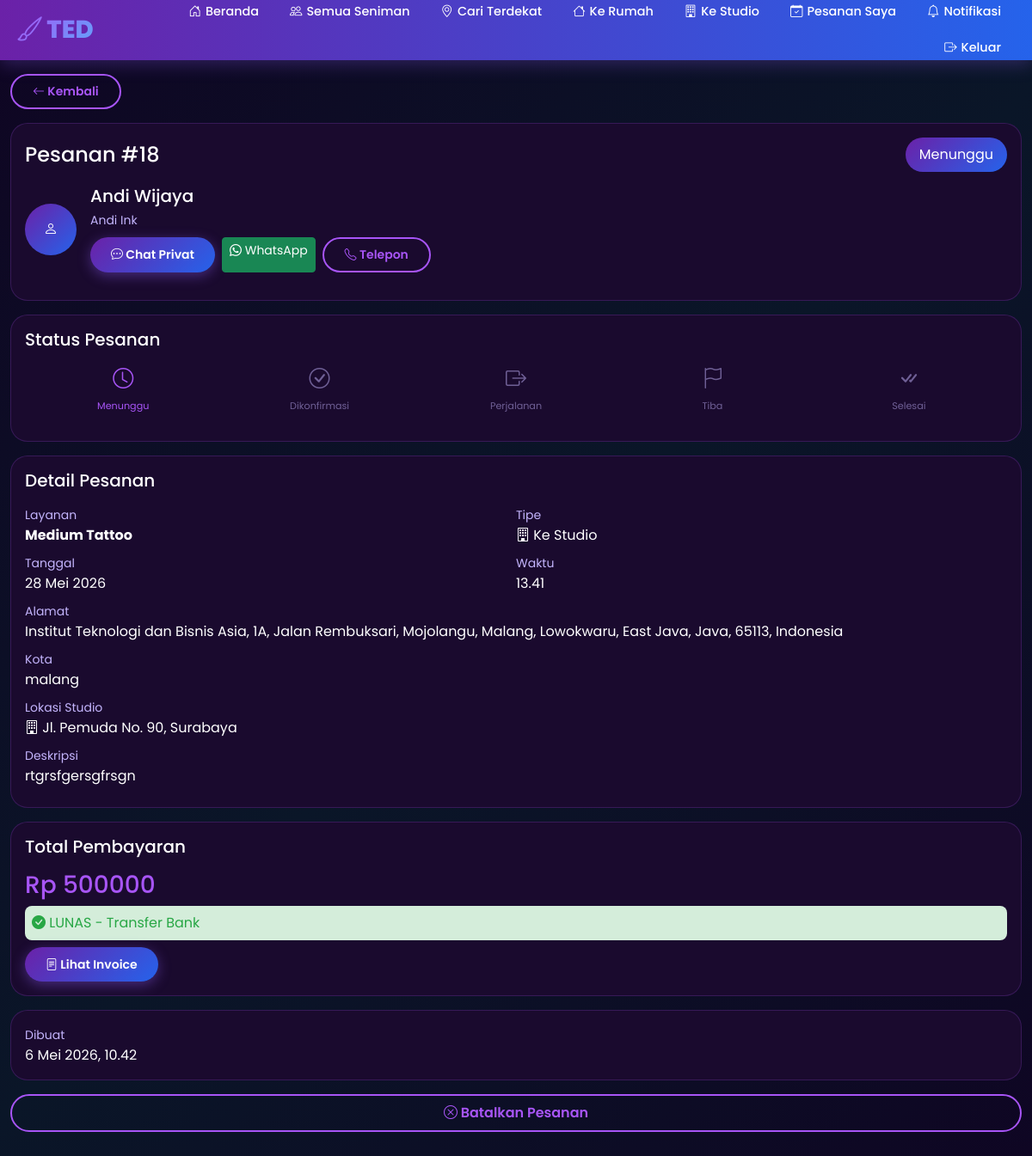
The app's page /booking/18/ (signed in), older data.
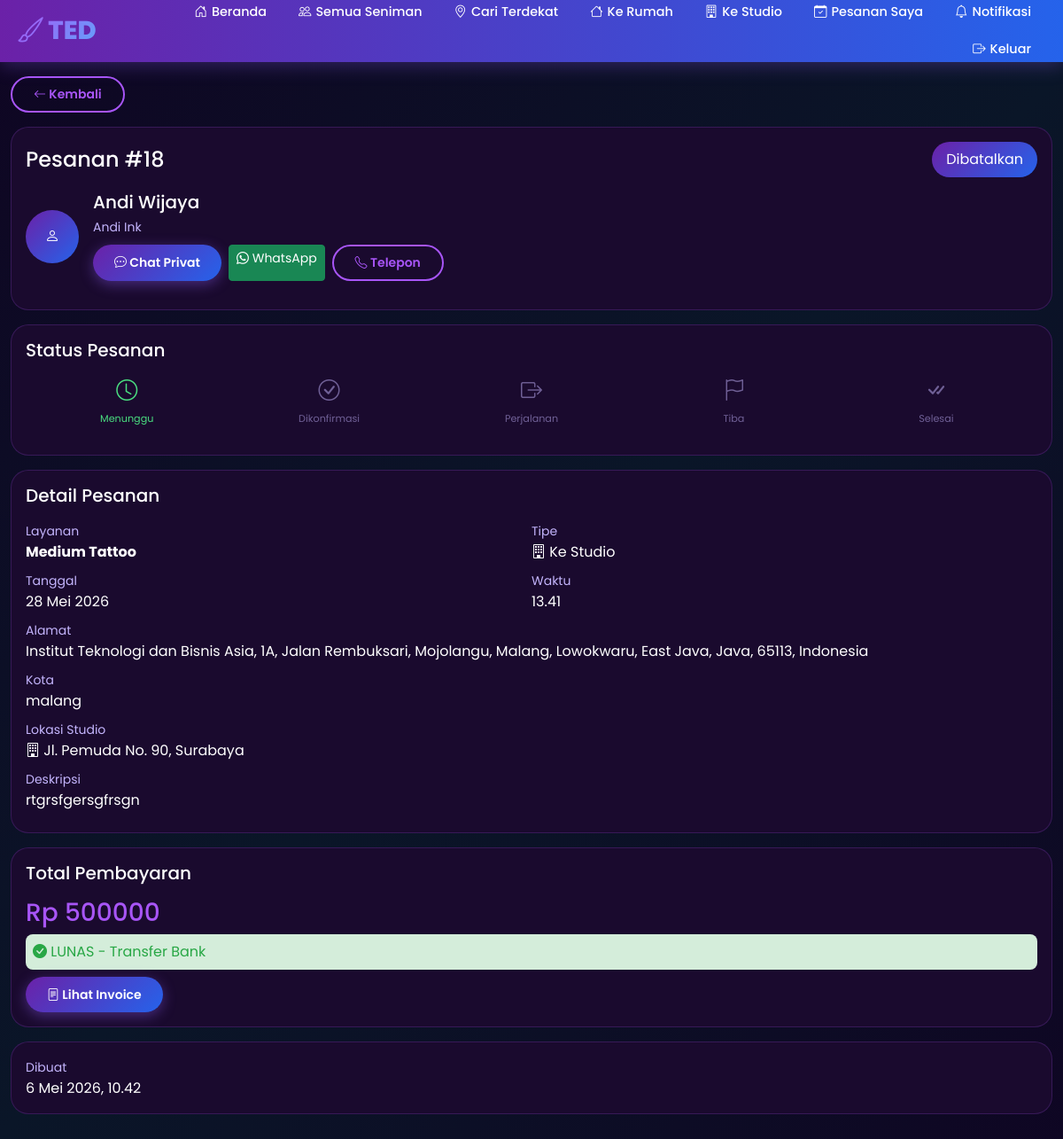
The same page, newer data.
### tedapp/models.py (models this page shows, shortened)
class Booking(models.Model):
    STATUS_CHOICES = [
        ('pending', 'Menunggu'),
        ('confirmed', 'Dikonfirmasi'),
        ('on_the_way', 'Dalam Perjalanan'),
        ('arrived', 'Tiba'),
        ('started', 'Sedang Dikerjakan'),
        ('completed', 'Selesai'),
        ('cancelled', 'Dibatalkan'),
    ]
    SERVICE_TYPE_CHOICES = [
        ('studio', 'Ke Studio'),
        ('home', 'Ke Rumah'),
    ]
    PAYMENT_METHOD_CHOICES = [
        ('cash', 'Tunai'),
        ('gopay', 'GoPay'),
        ('ovo', 'OVO'),
        ('dana', 'DANA'),
        ('shopeepay', 'ShopeePay'),
        ('transfer', 'Transfer Bank'),
    ]
    PAYMENT_STATUS_CHOICES = [
        ('pending', 'Menunggu'),
        ('paid', 'Lunas'),
        ('failed', 'Gagal'),
    ]
    user = models.ForeignKey(User, on_delete=models.CASCADE, related_name='bookings')
    artist = models.ForeignKey(Artist, on_delete=models.CASCADE, related_name='bookings')
    service = models.ForeignKey(Service, on_delete=models.CASCADE, related_name='bookings')
    service_type = models.CharField(max_length=10, choices=SERVICE_TYPE_CHOICES)
    payment_method = models.CharField(max_length=20, choices=PAYMENT_METHOD_CHOICES, default='cash')
    payment_status = models.CharField(max_length=20, choices=PAYMENT_STATUS_CHOICES, default='pending')
    booking_date = models.DateField()
    booking_time = models.TimeField()
    address = models.TextField()
    city = models.CharField(max_length=100)
    user_latitude = models.DecimalField(max_digits=9, decimal_places=6, null=True, blank=True)
    user_longitude = models.DecimalField(max_digits=9, decimal_places=6, null=True, blank=True)
    description = models.TextField(blank=True)
    status = models.CharField(max_length=20, choices=STATUS_CHOICES, default='pending')
    total_price = models.DecimalField(max_digits=10, decimal_places=0)
    notes = models.TextField(blank=True)
    cancellation_reason = models.TextField(blank=True)
    estimated_arrival = models.IntegerField(default=0, help_text='Estimasi waktu arrival dalam menit')
    created_at = models.DateTimeField(auto_now_add=True)
    updated_at = models.DateTimeField(auto_now=True)
    def calculate_distance(self):
        import math
        if not self.user_latitude or not self.user_longitude or not self.artist.current_latitude:
            return None

class Artist(models.Model):
    user = models.OneToOneField(User, on_delete=models.CASCADE, null=True, blank=True, related_name='artist_profile')
    name = models.CharField(max_length=200)
    nickname = models.CharField(max_length=100)
    photo = models.ImageField(upload_to='artists/', blank=True, null=True)
    phone = models.CharField(max_length=20)
    email = models.EmailField(blank=True)
    address = models.CharField(max_length=300)
    city = models.CharField(max_length=100)
    latitude = models.DecimalField(max_digits=9, decimal_places=6, null=True, blank=True)
    longitude = models.DecimalField(max_digits=9, decimal_places=6, null=True, blank=True)
    current_latitude = models.DecimalField(max_digits=9, decimal_places=6, null=True, blank=True, help_text='Lokasi saat ini (mobile tracking)')
    current_longitude = models.DecimalField(max_digits=9, decimal_places=6, null=True, blank=True, help_text='Lokasi saat ini (mobile tracking)')
    description = models.TextField()
    specializations = models.CharField(max_length=300)
    experience_years = models.IntegerField(default=0)
    rating = models.DecimalField(max_digits=3, decimal_places=2, default=0)
    total_reviews = models.IntegerField(default=0)
    is_available_home = models.BooleanField(default=True)
    is_available_studio = models.BooleanField(default=True)
    home_service_fee = models.DecimalField(max_digits=10, decimal_places=0, default=0)
    studio_name = models.CharField(max_length=200, blank=True)
    studio_address = models.CharField(max_length=300, blank=True)
    service_radius_km = models.DecimalField(max_digits=5, decimal_places=2, default=20, help_text='Radius layanan dalam km')
    is_verified = models.BooleanField(default=False)
    is_active = models.BooleanField(default=True)
    is_online = models.BooleanField(default=False, help_text='Artist sedang online/menerima order')
    payment_gopay = models.CharField(max_length=30, blank=True, help_text='Nomor GoPay')
    payment_ovo = models.CharField(max_length=30, blank=True, help_text='Nomor OVO')
    payment_dana = models.CharField(max_length=30, blank=True, help_text='Nomor DANA')
    payment_shopeepay = models.CharField(max_length=30, blank=True, help_text='Nomor ShopeePay')
    payment_transfer = models.CharField(max_length=50, blank=True, help_text='Nomor Rekening Transfer Bank')
    payment_bank_name = models.CharField(max_length=50, blank=True, help_text='Nama Bank')
    created_at = models.DateTimeField(auto_now_add=True)

class Service(models.Model):
    SERVICE_TYPES = [
        ('tattoo', 'Tattoo'),
        ('piercing', 'Piercing'),
        ('removal', 'Tattoo Removal'),
        ('touchup', 'Touch Up'),
    ]
    artist = models.ForeignKey(Artist, on_delete=models.CASCADE, related_name='services')
    name = models.CharField(max_length=200)
    description = models.TextField()
    service_type = models.CharField(max_length=20, choices=SERVICE_TYPES)
    price_min = models.DecimalField(max_digits=10, decimal_places=0)
    price_max = models.DecimalField(max_digits=10, decimal_places=0)
    duration_minutes = models.IntegerField()

### tedapp/views.py (the view)
# urls.py: path('booking/<int:booking_id>/', views.booking_detail, name='booking_detail'),
@login_required
def booking_detail(request, booking_id):
    booking = get_object_or_404(Booking, id=booking_id)
    is_owner = False
    if hasattr(request.user, 'profile') and request.user.profile.role == 'owner':
        is_owner = True
    if booking.user != request.user and not is_owner:
        messages.error(request, 'Anda tidak memiliki akses ke booking ini.')
        return redirect('my_bookings')
    distance = booking.calculate_distance()
    return render(request, 'tedapp/booking_detail.html', {'booking': booking, 'distance': distance})

### tedapp/templates/tedapp/booking_detail.html (shortened to what the changed rows need)
{% extends 'tedapp/base.html' %}
{% load static %}
{% block content %}
<div class="container py-3">
    <div class="card-ted p-3 mb-3">
        <div class="d-flex justify-content-between align-items-center mb-3">
            <h4 class="mb-0">Pesanan #{{ booking.id }}</h4>
            <span class="badge-ted
                {% if booking.status == 'pending' %}bg-warning
                {% elif booking.status == 'confirmed' %}bg-success
                {% elif booking.status == 'on_the_way' %}bg-info
                {% elif booking.status == 'arrived' %}bg-primary
                {% elif booking.status == 'started' %}bg-primary
                {% elif booking.status == 'completed' %}bg-secondary
                {% else %}bg-danger{% endif %}">
                {{ booking.get_status_display }}
            </span>
        </div>
        <div class="d-flex align-items-center mb-3">
            <div>
                <h5 class="mb-1">{{ booking.artist.name }}</h5>
                <small style="color: var(--text-secondary);">{{ booking.artist.nickname }}</small>
                <div class="mt-2 d-flex gap-2 flex-wrap">
                    <a href="{% url 'chat' booking.id %}" class="btn btn-ted-primary btn-sm">
                    </a>
                    <a href="https://wa.me/62{{ booking.artist.phone|slice:'1:' }}?text=Halo {{ booking.artist.name }}, saya {{ booking.user.username }} dengan pesanan #{{ booking.id }}" target="_blank" class="btn btn-success btn-sm">
                    </a>
                    <a href="tel:{{ booking.artist.phone }}" class="btn btn-ted-secondary btn-sm">
                    </a>
                </div>
            </div>
        </div>
    </div>
    <div class="card-ted p-3 mb-3">
        <div class="d-flex align-items-center mb-3">
            <div class="status-timeline">
                <div class="status-item {% if booking.status == 'pending' %}active{% elif booking.status != 'pending' %}completed{% endif %}">
                    <i class="bi bi-clock"></i>
                    <span>Menunggu</span>
                </div>
            </div>
        </div>
    </div>
    <div class="card-ted p-3 mb-3">
        <div class="row">
            <div class="col-6 mb-2">
                <small style="color: var(--text-secondary);">Layanan</small>
                <p class="mb-0 fw-bold">{{ booking.service.name }}</p>
            </div>
            <div class="col-6 mb-2">
                <small style="color: var(--text-secondary);">Tanggal</small>
                <p class="mb-0">{{ booking.booking_date }}</p>
            </div>
            <div class="col-6 mb-2">
                <small style="color: var(--text-secondary);">Waktu</small>
                <p class="mb-0">{{ booking.booking_time }}</p>
            </div>
            <div class="col-12 mb-2">
                <small style="color: var(--text-secondary);">Alamat</small>
                <p class="mb-0">{{ booking.address }}</p>
            </div>
            <div class="col-12 mb-2">
                <small style="color: var(--text-secondary);">Kota</small>
                <p class="mb-0">{{ booking.city }}</p>
            </div>
            {% if booking.service_type == 'studio' and booking.artist.studio_address %}
            <div class="col-12 mb-2">
                <small style="color: var(--text-secondary);">Lokasi Studio</small>
                <p class="mb-0"><i class="bi bi-building"></i> {{ booking.artist.studio_address }}</p>
            </div>
            {% endif %}
            {% if booking.description %}
            <div class="col-12 mb-2">
                <small style="color: var(--text-secondary);">Deskripsi</small>
                <p class="mb-0">{{ booking.description }}</p>
            </div>
            {% endif %}
        </div>
    </div>
    <div class="card-ted p-3 mb-3">
        <h5 class="mb-3">Total Pembayaran</h5>
        <h3 style="color: var(--accent-purple);">Rp {{ booking.total_price|floatformat:0 }}</h3>
        {% if booking.payment_status == 'paid' %}
        <div class="mt-2 p-2" style="background: #d4edda; border-radius: 8px;">
            <i class="bi bi-check-circle-fill" style="color: #28a745;"></i>
            <span style="color: #28a745;">LUNAS - {{ booking.get_payment_method_display }}</span>
        </div>
        <a href="{% url 'invoice' booking.id %}" class="btn btn-ted-primary btn-sm mt-2">
            <i class="bi bi-file-text"></i> Lihat Invoice
        </a>
        {% else %}
        <a href="{% url 'payment' booking.id %}" class="btn btn-warning mt-2">
            <i class="bi bi-credit-card"></i> Bayar Sekarang
        </a>
        {% endif %}
    </div>
    <div class="card-ted p-3 mb-3">
        <small style="color: var(--text-secondary);">Dibuat</small>
        <p class="mb-0">{{ booking.created_at }}</p>
    </div>
    {% if booking.status == 'pending' or booking.status == 'confirmed' %}
    <div class="d-grid gap-2">
        <a href="{% url 'cancel_booking' booking.id %}" class="btn btn-ted-secondary" onclick="return confirm('Yakin ingin membatalkan?')">
            <i class="bi bi-x-circle"></i> Batalkan Pesanan
        </a>
    </div>
    {% endif %}
</div>
{% endblock %}
{% block extra_js %}
<link rel="stylesheet" href="{% static 'booking_detail.css' %}">
{% endblock %}

Row changes from the older to the newer data that the page shows:
changed Booking "malang": status "Menunggu" → "Dibatalkan"
Text that changed along with them:
text no longer shown: "Batalkan Pesanan"
